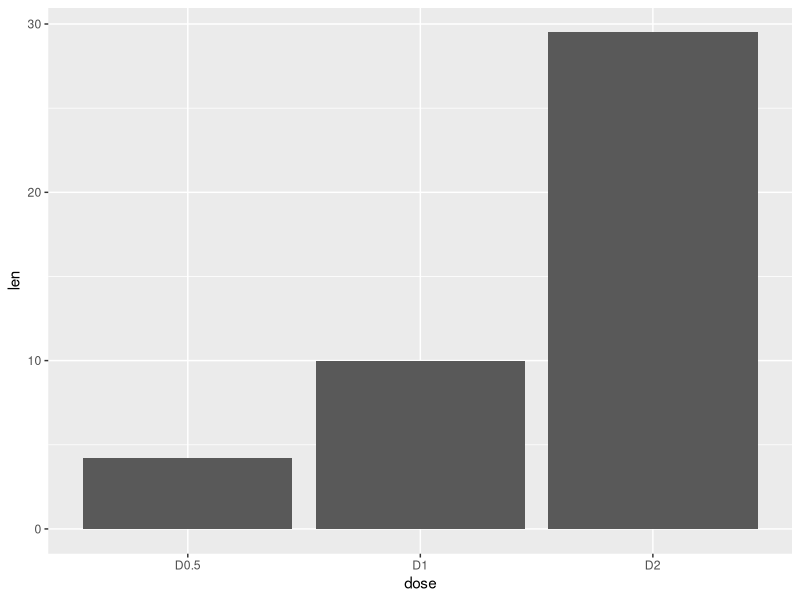
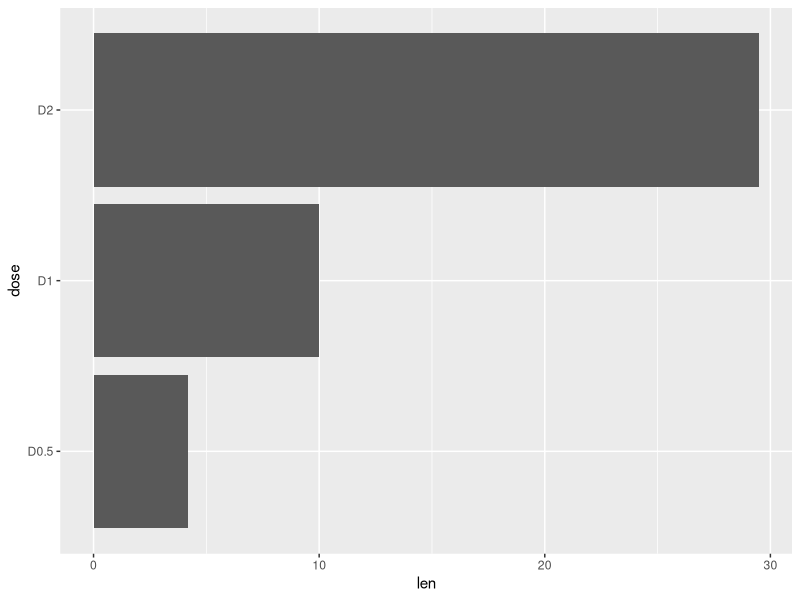
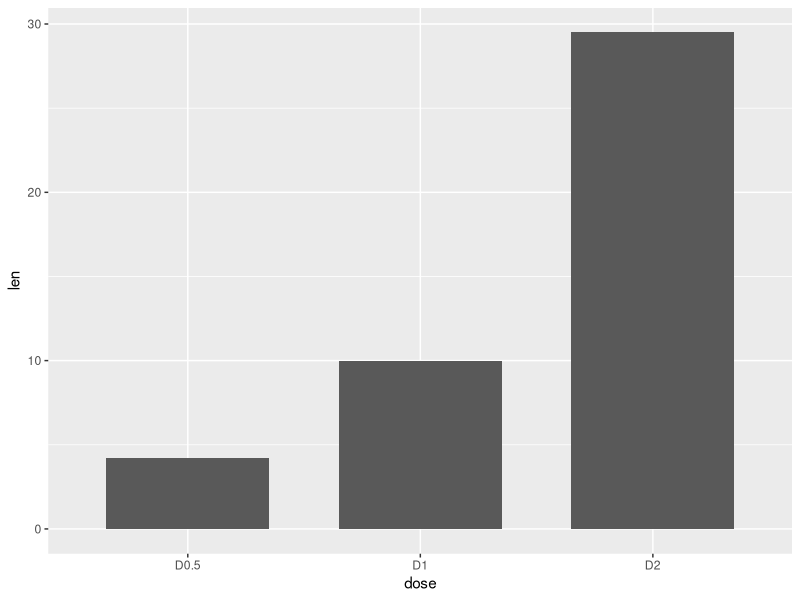
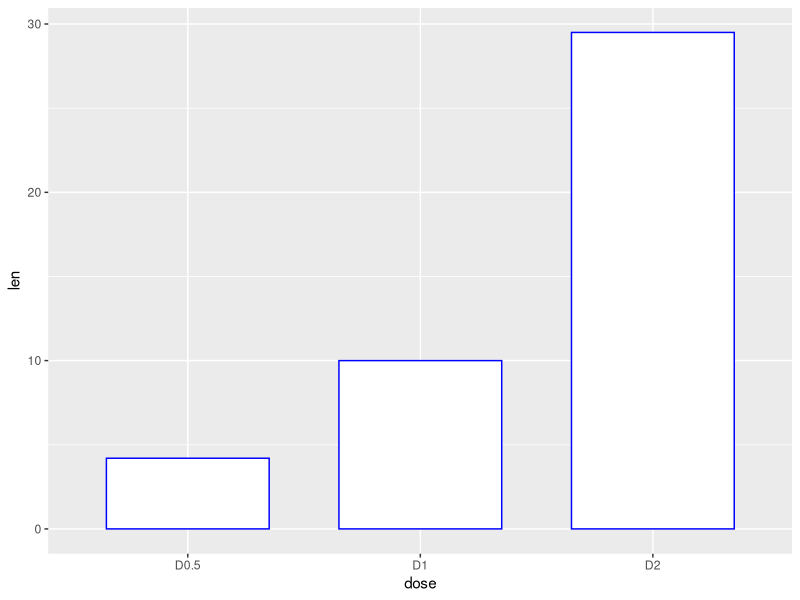
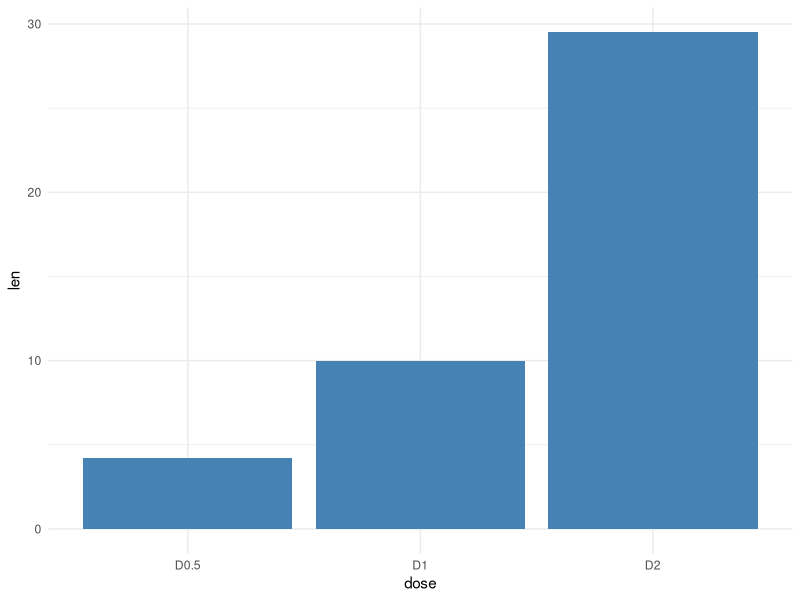
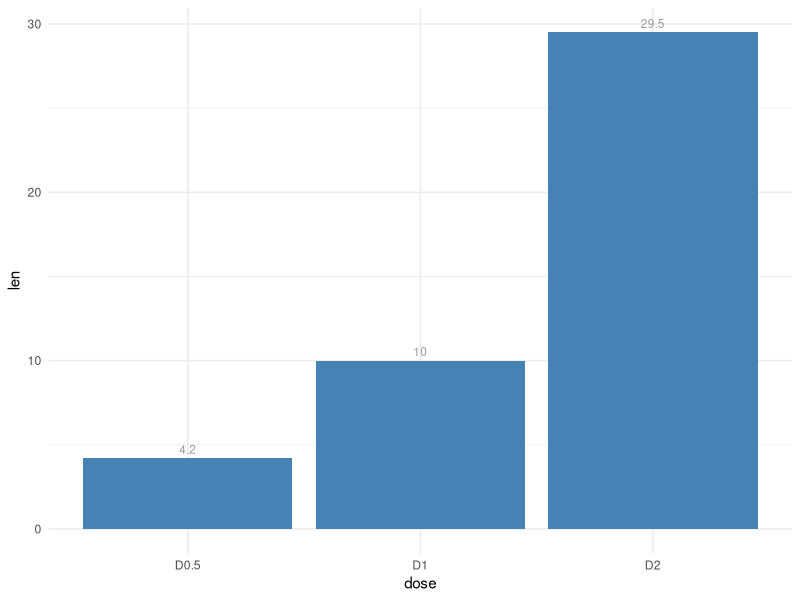
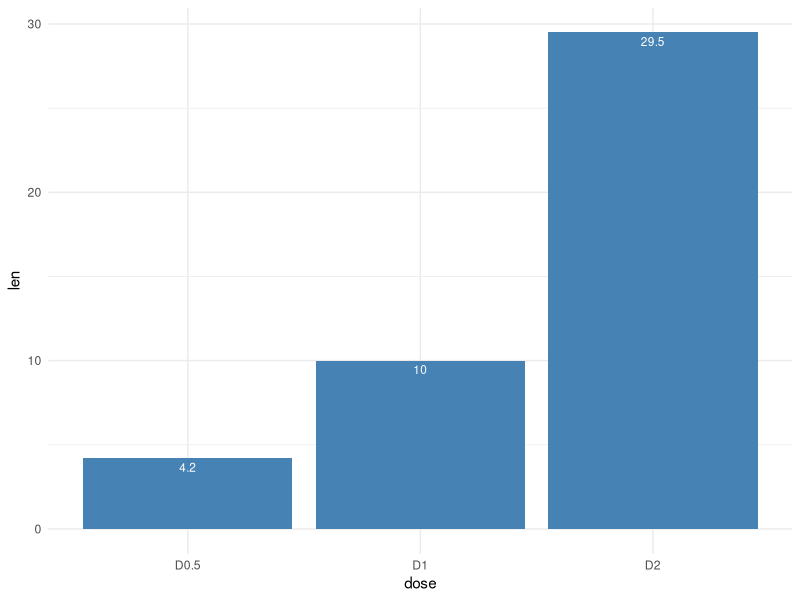
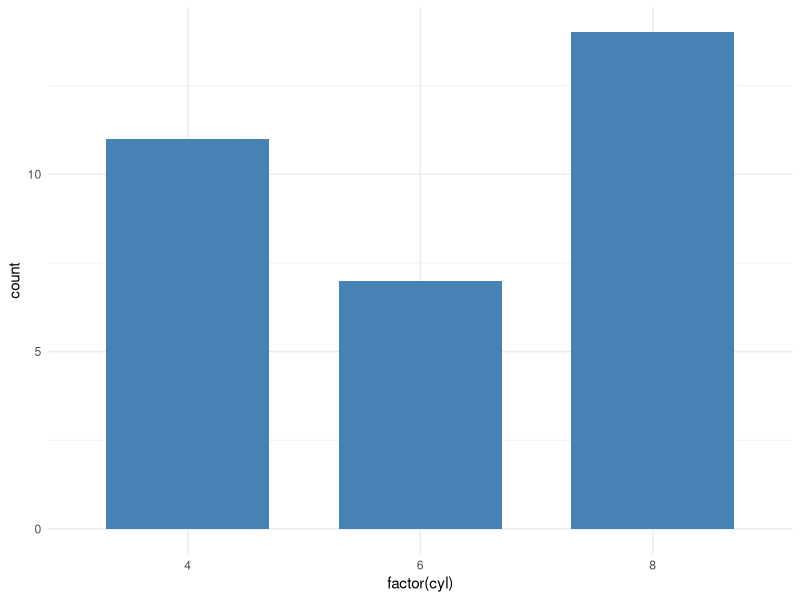

R code for these plots, in order:
# Creating data frame
dataset = data.frame(dose =c("D0.5","D1","D2"),
                     len =c(4.2, 10, 29.5))

library(ggplot2)

# Basic barplot
ggplot(data=dataset, aes(x=dose, y=len))+
  geom_bar(stat = "identity")

# Horizontal barplot
ggplot(data=dataset, aes(x=dose, y=len))+
  geom_bar(stat = "identity")+
  coord_flip()

# Changing the width of bars
ggplot(data=dataset, aes(x=dose, y=len))+
  geom_bar(stat="identity", width=0.7)

# Changing colors
ggplot(data=dataset, aes(x=dose, y=len))+
  geom_bar(stat="identity", color="blue",fill="white", width=0.7)

# Minimal theme with blue fill color
ggplot(data=dataset, aes(x=dose, y=len))+
  geom_bar(stat="identity",fill="steelblue")+
  theme_minimal()

#Barplot with labels
# outside bars
ggplot(data=dataset, aes(x=dose, y=len))+
  geom_bar(stat= "identity",fill= "steelblue")+
  geom_text(aes(label = len),vjust=-0.5, size=3, color="#99999F")+
  theme_minimal()

# Inside bars
ggplot(data=dataset, aes(x=dose, y=len))+
  geom_bar(stat= "identity",fill= "steelblue")+
  geom_text(aes(label = len),vjust=1.5, size=3, color="white")+
  theme_minimal()

mycarData = mtcars
# Barplot of counts
# To make a barplot of counts, we will use mtcars dataset

ggplot(data=mycarData, aes(x= factor(cyl)))+
  geom_bar(stat="count",width=0.7, fill="steelblue")+
  theme_minimal()

#Changing barplot line colors by groups
print(dataset)
ggplot(dataset, aes(x=dose, y=len, color=dose))+
  geom_bar(stat="identity", fill="white")

#Using custom color palettes
print(dataset)
ggplot(dataset, aes(x=dose, y=len, color=dose))+
  geom_bar(stat="identity", fill="white")+
  scale_color_manual(values=c("blue", "red", "green"))
  
#Using brewer color palettes
ggplot(dataset, aes(x=dose, y=len, color=dose))+
  geom_bar(stat="identity", fill="white")+
  scale_color_brewer(palette="Dark2")

# Using grey scale
ggplot(dataset, aes(x=dose, y=len, color=dose))+
  geom_bar(stat="identity", fill="white")+
  scale_color_grey()+
  theme_minimal()


# changig barplot fill color by group
p=ggplot(dataset, aes(x=dose, y=len, fill=dose))+
  geom_bar(stat="identity")+
  theme_minimal()
p
p+ scale_fill_manual(values=c("#857139","purple","red"))#Using custom color palettes
print(dataset)
ggplot(dataset, aes(x=dose, y=len, color=dose))+
  geom_bar(stat="identity", fill="white")+
  scale_color_manual(values=c("blue", "red", "green"))

#Using black outline colors
ggplot(dataset, aes(x=dose, y=len, fill=dose))+
  geom_bar(stat="identity", color="black")+
  scale_color_manual(values=c("blue", "red", "green"))+
  theme(legend.position="right")+
  theme_minimal()
